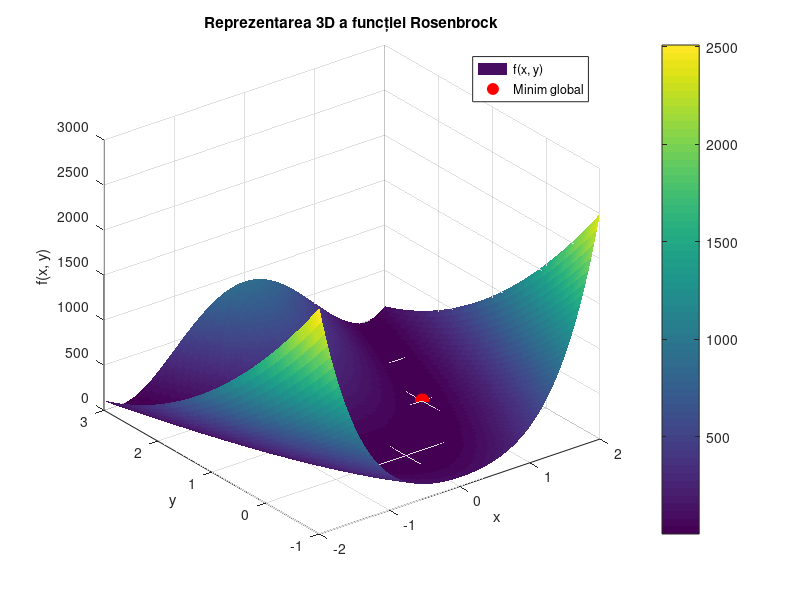

Reproduce this figure in MATLAB.
% Definirea functiei de doua variabile
f = @(x, y) (1 - x).^2 + 100*(y - x.^2).^2;
% Definirea domeniului
x = linspace(-2, 2, 100);
y = linspace(-1, 3, 100);
[X, Y] = meshgrid(x, y);
Z = f(X, Y);
% Reprezentarea 3D a funcției
figure;
surf(X, Y, Z, 'EdgeColor', 'none');
xlabel('x');
ylabel('y');
zlabel('f(x, y)');
title('Reprezentarea 3D a funcției Rosenbrock');
colorbar;
hold on;


% Determinarea minimului global folosind optimizare neliniara
x0 = [0, 0]; % Punct de start
[x_min, f_min] = fminunc(@(v) f(v(1), v(2)), x0);
% Marcarea minimului global pe grafic
plot3(x_min(1), x_min(2), f_min, 'ro', 'MarkerSize', 10, 'MarkerFaceColor', 'r');
legend('f(x, y)', 'Minim global');
hold off;